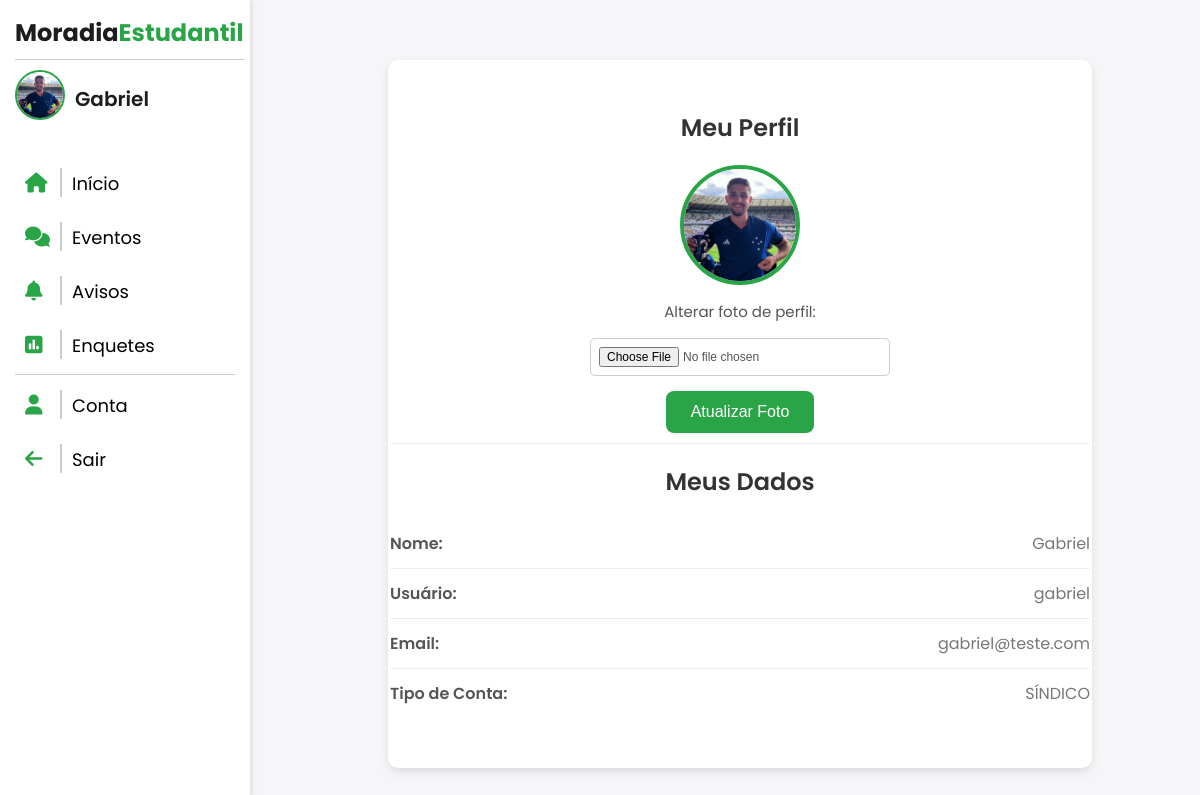
/conta/ (signed in), run on an earlier commit of the app's database.
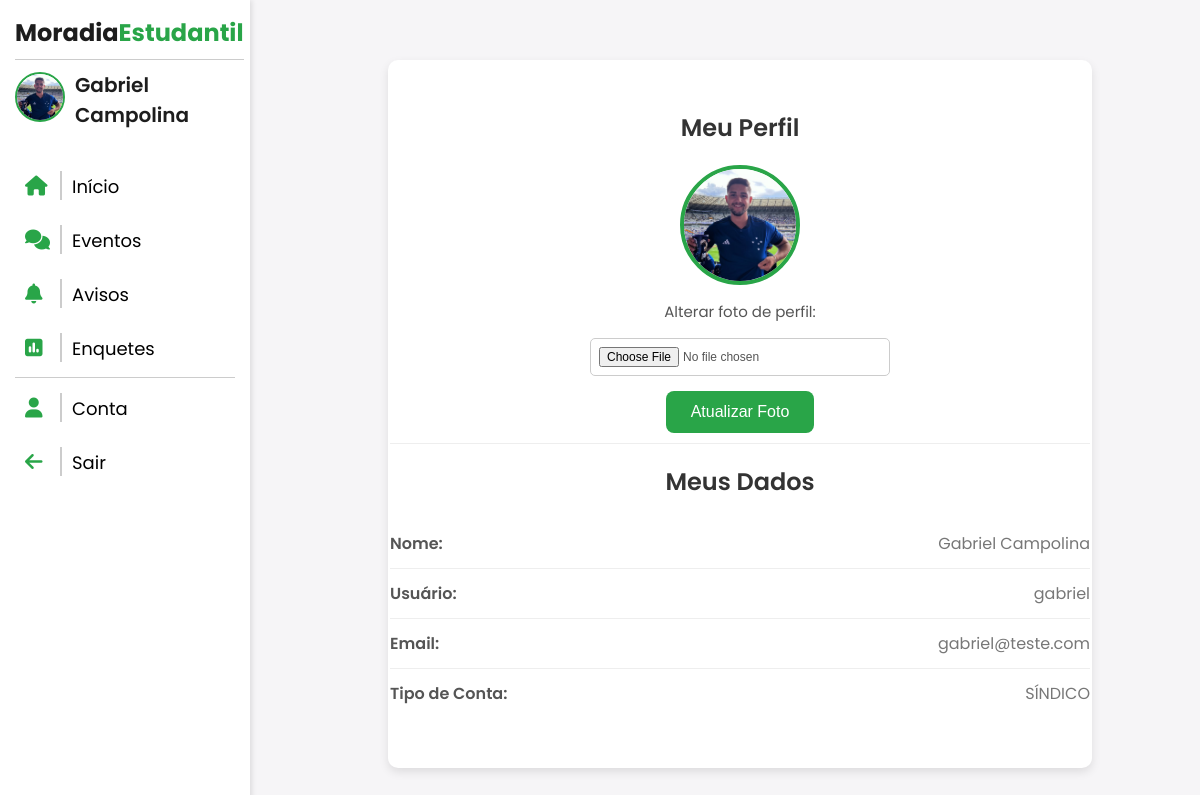
And on a later commit of the database.
### AppMoradia/models.py (models this page shows, shortened)
class CustomUser(AbstractUser):
     foto = models.ImageField(
        upload_to='fotos_perfil/',
        blank=True,
        null=True,
        default='fotos_perfil/default.png'
      )
     tipo = (
         ('VISITANTE','Visitante'),
         ('RESIDENTE','Residente'),
         ('SÍNDICO','Síndico'),
         ('COORDENADOR','Coordenador')
     )
     tipo = models.CharField(max_length=100, choices=tipo, default='VISITANTE')

### AppMoradia/views.py (the view)
# urls.py: path('conta/', views.conta, name='conta'),
@login_required
def conta(request):
    if request.method == 'POST':
        form = FotoPerfilForm(request.POST, request.FILES, instance=request.user)
        if form.is_valid():
            form.save()
            return redirect('conta')  # Redireciona para a mesma página para ver as mudanças
    else:
        form = FotoPerfilForm(instance=request.user)
    context = {'form': form, 'usuario': request.user}
    return render(request, 'conta.html', context)

### AppMoradia/forms.py
class FotoPerfilForm(forms.ModelForm):
    class Meta:
        model = CustomUser
        fields = ['foto']

### AppMoradia/templates/conta.html (shortened to what this page needs)
{% extends 'sidebar-sistema.html' %}
{% load static %}
    {% block content %}
    <div class="container-pai">
    <div class="profile">
        <h2 class="titleProfile">Meu Perfil</h2>
        <div class="foto">
            {% if usuario.foto %}
            <img class="imgPerfil" src="{{ usuario.foto.url }}" alt="Foto de perfil" />
            {% else %}
            <p>Sem foto de perfil.</p>
            {% endif %}
            <div class="info"><label for="id_foto">Alterar foto de perfil:</label></div>
            <div class="alterarfoto">
                <form method="post" enctype="multipart/form-data">
                    <input class="inputIdFoto" id="id_foto" type="file" name="foto" accept="image/*">
                    <button class="btnAtt" type="submit">Atualizar Foto</button>
                </form>
            </div>
            <div class="info-card">
                <h2 class="titleProfile">Meus Dados</h2>
                <div class="info-item">
                    <strong>Nome:</strong> <span>{{ usuario.first_name }}</span>
                </div>
                <div class="info-item">
                    <strong>Usuário:</strong> <span>{{ usuario.username }}</span>
                </div>
                <div class="info-item">
                    <strong>Email:</strong> <span>{{ usuario.email }}</span>
                </div>
                <div class="info-item">
                    <strong>Tipo de Conta:</strong> <span>{{ usuario.tipo }}</span>
                </div>
            </div>
        </div>
    </div>
</div>
    {% endblock %}

### AppMoradia/templates/sidebar-sistema.html (shortened to what this page needs)
{% load static %}
<!DOCTYPE html>
<html lang="en">
<head>
    <link rel="stylesheet" href="{% static 'css/sistema.css' %}">
    <link rel="stylesheet" href="https://cdnjs.cloudflare.com/ajax/libs/font-awesome/6.5.0/css/all.min.css" />
</head>
<body>
    <div class="sidebar" id="sidebar">
        <div class="title">
            <span class="gray">Moradia</span><span class="green">Estudantil</span>
        </div>
        <div class="user-info">
            <a href="{% url 'conta' %}"><img src="{{ usuario.foto.url }}" alt="Foto do usuário" class="user-photo"></a>
            <span class="user-name">{{ usuario.first_name }}</span>
        </div>
        <ul>
            <li><a href="{% url 'sistema' %}"><i class="fa-solid fa-house"></i><span class="menu-text">Início</span></a></li>
            <li><a href="{% url 'eventos' %}"><i class="fa-solid fa-comments"></i><span class="menu-text">Eventos</span></a></li>
            <li><a href="{% url 'avisos' %}"><i class="fa-solid fa-bell"></i><span class="menu-text">Avisos</span></a></li>
            <li><a href="{% url 'enquetes' %}"><i class="fa-solid fa-square-poll-vertical"></i><span class="menu-text">Enquetes</span></a></li>
        <div class="options">
            <li><a href="{% url 'conta' %}"><i class="fa-solid fa-user"></i><span class="menu-text">Conta</span></a></li>
            <li>
                <a class="btn-sair" href="#" onclick="document.getElementById('logout-form').submit();"><i class="fa-solid fa-arrow-left"></i><span class="menu-text">Sair</span></a>
            </li>
           </div>
        </ul>
    </div>
    <div class="main-content">
        {% block content %}
        {% endblock %}
    </div>
</body>
</html>

What changed in the data, as far as the page shows it:
changed CustomUser "gabriel": first_name "Gabriel" → "Gabriel Campolina"
